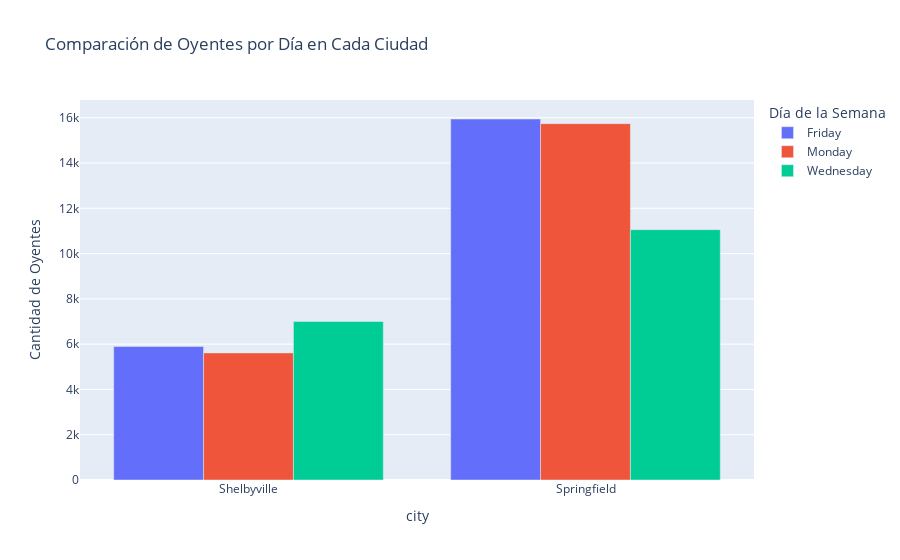

Notebook code for this chart:
### Code cell
fig = px.bar(
    listeners_per_city_per_day,  # DataFrame con los datos
    x='city',                     # Eje X: los días de la semana
    y='listeners',               # Eje Y: la cantidad de oyentes
    color='day',                # Color por ciudad para diferenciar las barras
    labels={'listeners': 'Cantidad de Oyentes', 'day': 'Día de la Semana'},
    title='Comparación de Oyentes por Día en Cada Ciudad',
    barmode='group'              # Para que las barras se agrupan por ciudad
)
# Mostrar el gráfico
fig.show()

### Figure 1 — Plotly figure (JSON) as saved in the notebook; plotly's stock layout.template omitted (floating-point values rounded to 4 significant figures)
{"data": [{"alignmentgroup": "True", "hovertemplate": "Día de la Semana=Friday<br>city=%{x}<br>Cantidad de Oyentes=%{y}<extra></extra>", "legendgroup": "Friday", "marker": {"color": "#636efa", "pattern": {"shape": ""}}, "name": "Friday", "offsetgroup": "Friday", "orientation": "v", "showlegend": true, "textposition": "auto", "type": "bar", "x": ["Shelbyville", "Springfield"], "xaxis": "x", "y": [5895, 15945], "yaxis": "y"}, {"alignmentgroup": "True", "hovertemplate": "Día de la Semana=Monday<br>city=%{x}<br>Cantidad de Oyentes=%{y}<extra></extra>", "legendgroup": "Monday", "marker": {"color": "#EF553B", "pattern": {"shape": ""}}, "name": "Monday", "offsetgroup": "Monday", "orientation": "v", "showlegend": true, "textposition": "auto", "type": "bar", "x": ["Shelbyville", "Springfield"], "xaxis": "x", "y": [5614, 15740], "yaxis": "y"}, {"alignmentgroup": "True", "hovertemplate": "Día de la Semana=Wednesday<br>city=%{x}<br>Cantidad de Oyentes=%{y}<extra></extra>", "legendgroup": "Wednesday", "marker": {"color": "#00cc96", "pattern": {"shape": ""}}, "name": "Wednesday", "offsetgroup": "Wednesday", "orientation": "v", "showlegend": true, "textposition": "auto", "type": "bar", "x": ["Shelbyville", "Springfield"], "xaxis": "x", "y": [7003, 11056], "yaxis": "y"}], "layout": {"barmode": "group", "legend": {"title": {"text": "Día de la Semana"}, "tracegroupgap": 0}, "title": {"text": "Comparación de Oyentes por Día en Cada Ciudad"}, "xaxis": {"anchor": "y", "domain": [0, 1], "title": {"text": "city"}}, "yaxis": {"anchor": "x", "domain": [0, 1], "title": {"text": "Cantidad de Oyentes"}}}}
